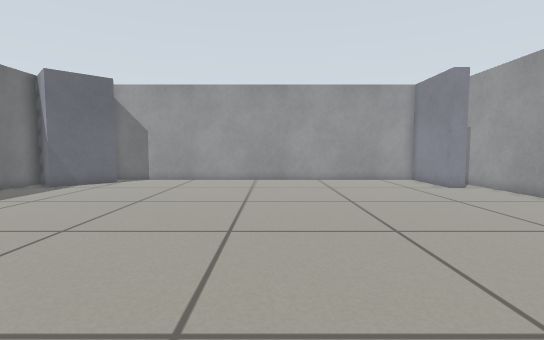
view 1 (above)

12 first-person views from a walk through a world built for the Gazebo simulator. The camera is 0.49 m above the floor, tilts 4° down and sees 85° across. The floor is counted in squares, 0.25 m on a side. Each view is taken from the middle of a square. On the plan, view 1 faces up. The plan holds only what a view shows up to about 17 squares ahead; the rest is blank.

view 2
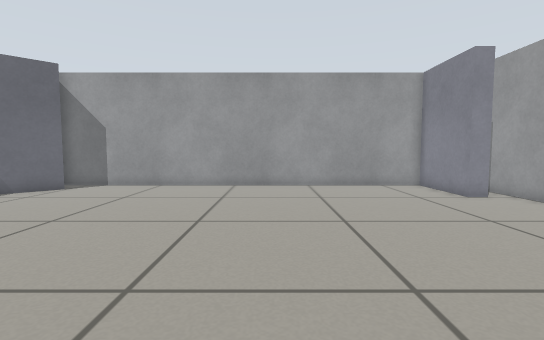

view 3
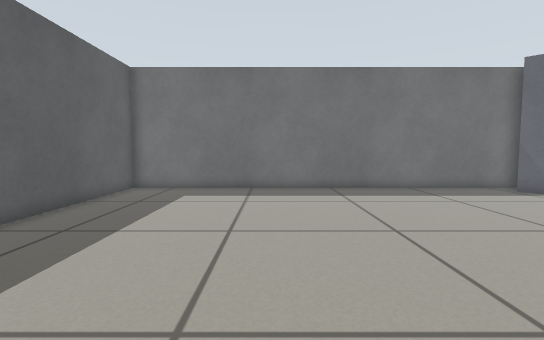

view 4
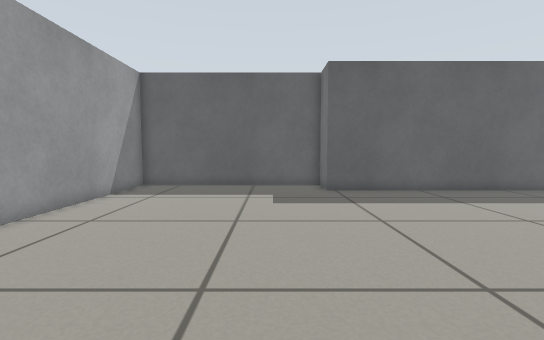

view 5
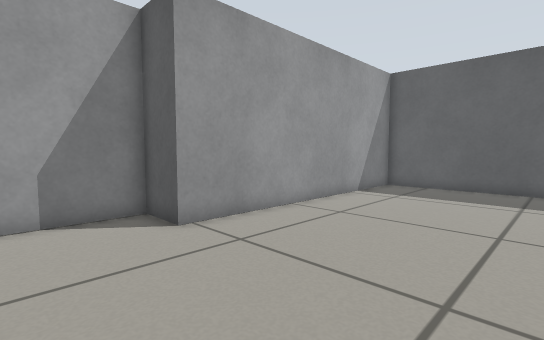

view 6
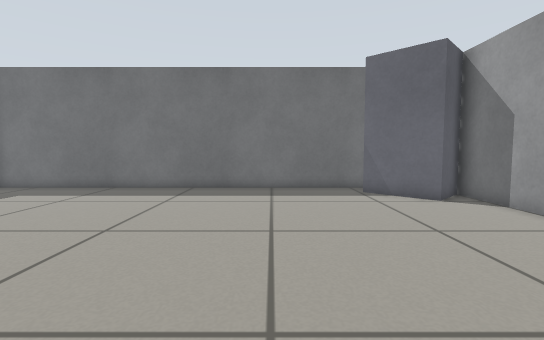

view 7
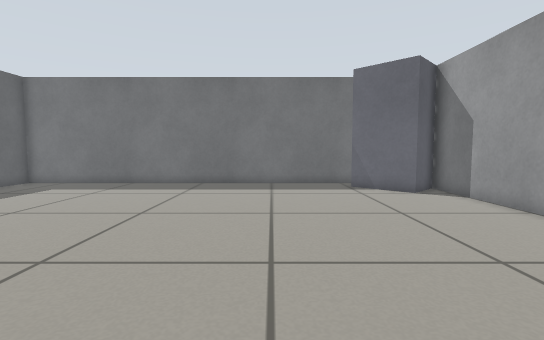

view 8
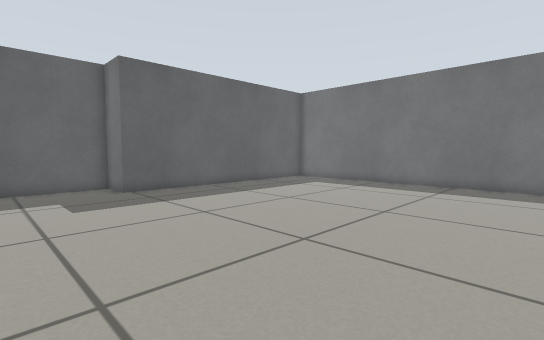

view 9
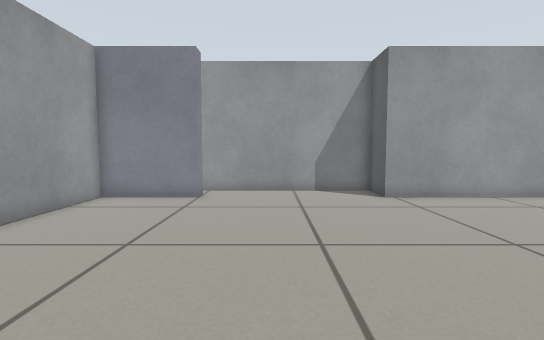

view 10
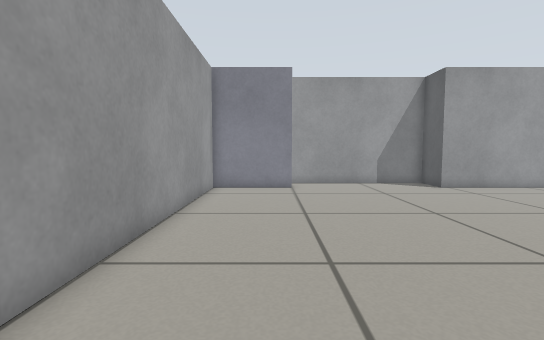

view 11
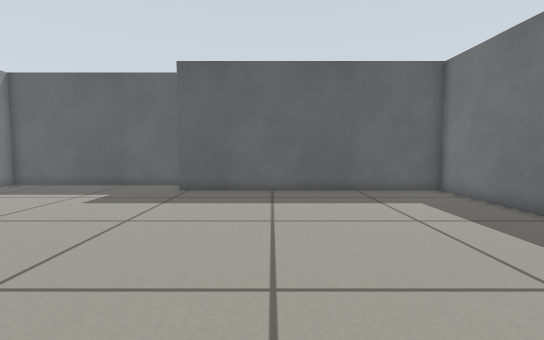

view 12
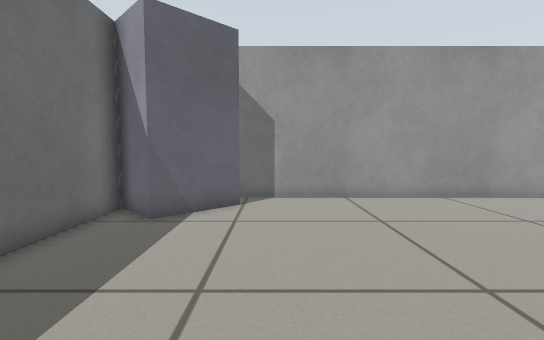

### Floor plan
Points are (right, up) in squares from view 1. A wall is a line through its corners. A room is listed if a view was taken in it or the views show most of it. See-through windows are left out.
Room 1 (views 1, 2, 3, 4, 5, 6, 7, 8, 9, 10, 11, 12)
walls: (-13, 16.5) (-13, -3) (-0.6, -3) (-0.6, -5) (9, -5) (9, 7.4) (11, 7.4) (11, 16.9); (9.1, 19) (-10.5, 19)
objects: grey box (9, 15) to (10, 18)

Where each view was taken, in squares from view 1:
view 1: 0 up, 0 right, facing up
view 2: 3 up, 1 right, facing up
view 3: 4 up, 2 right, facing left
view 4: 11 up, 2 right, facing down
view 5: 11 up, 2 right, facing down-right
view 6: 11 up, 2 right, facing left
view 7: 11 up, 4 right, facing left
view 8: 11 up, 4 right, facing down-left
view 9: 12 up, 3 left, facing right
view 10: 16 up, 6 left, facing right
view 11: 11 up, 5 left, facing down
view 12: 7 up, 8 left, facing up
